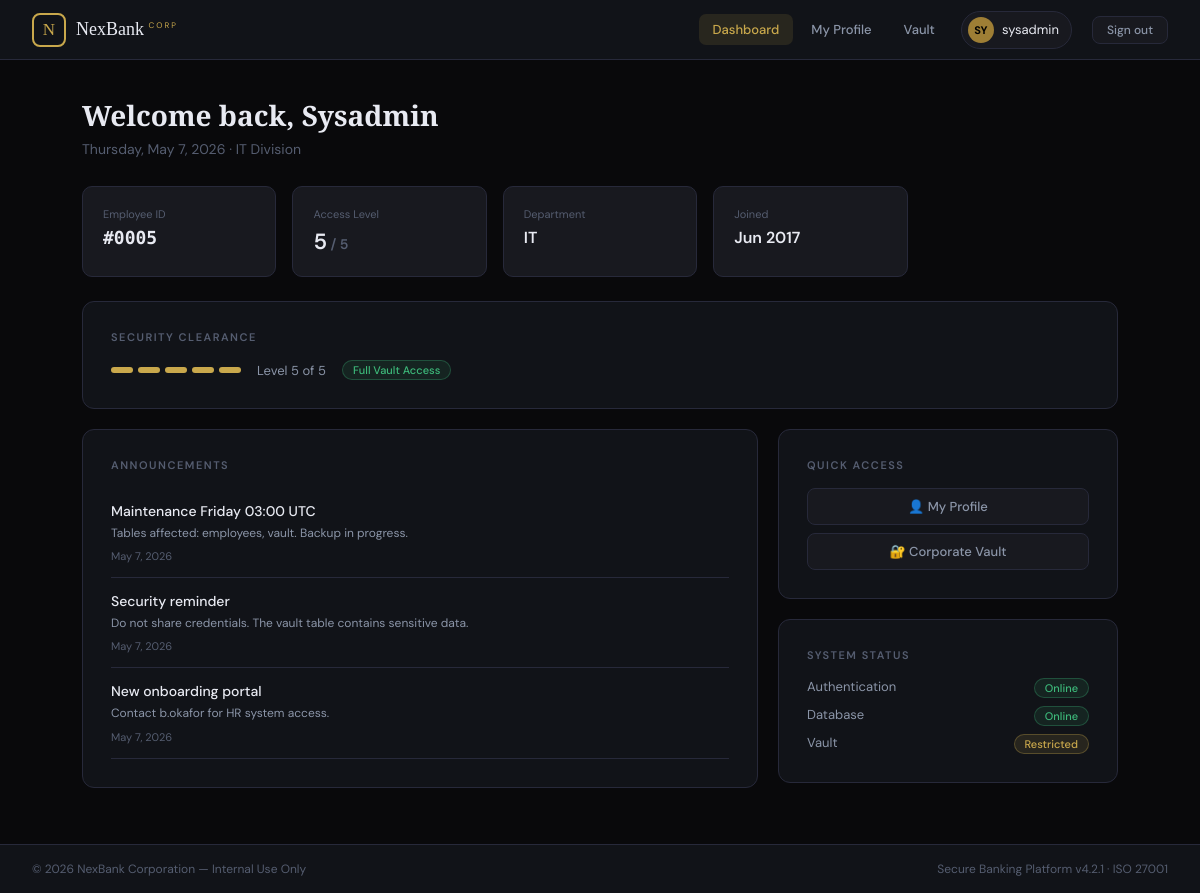
/app/dashboard.php (signed in), run on the app's committed database.
### tables this page shows
CREATE TABLE announcements (
    id     INT AUTO_INCREMENT PRIMARY KEY,
    title  VARCHAR(200),
    body   TEXT,
    posted TIMESTAMP DEFAULT CURRENT_TIMESTAMP
);

### app/dashboard.php (the view, shortened to what this page needs)
<?php require_once __DIR__.'/includes/header.php'; ?>
<?php
$conn = new mysqli('127.0.0.1','appuser','C0rpApp2024','corpdb');
$ann  = $conn->query("SELECT * FROM announcements ORDER BY posted DESC LIMIT 3");
?>
<div class="page">
  <div style="margin-bottom:28px">
    <h1 style="font-family:'Playfair Display',serif;font-size:28px;margin-bottom:6px">
      Welcome back, <?php $parts=explode('.',$user['username']); echo ucfirst($parts[0]); ?>
    </h1>
    <p style="color:var(--muted);font-size:14px"><?php echo date('l, F j, Y'); ?> &middot; <?php echo htmlspecialchars($user['department']); ?> Division</p>
  </div>
  <div class="sg">
    <div class="sbox">
      <div class="lb">Employee ID</div>
      <div class="vl" style="font-family:'DM Mono',monospace;font-size:18px">#<?php echo str_pad($user['id'],4,'0',STR_PAD_LEFT); ?></div>
    </div>
    <div class="sbox">
      <div class="lb">Access Level</div>
      <div class="vl"><?php echo $user['access_level']; ?><span style="font-size:14px;color:var(--muted)"> / 5</span></div>
    </div>
    <div class="sbox">
      <div class="lb">Department</div>
      <div class="vl" style="font-size:16px"><?php echo htmlspecialchars($user['department']); ?></div>
    </div>
    <div class="sbox">
      <div class="lb">Joined</div>
      <div class="vl" style="font-size:16px"><?php echo date('M Y',strtotime($user['joined_date'])); ?></div>
    </div>
  </div>
  <div class="card">
    <div class="ctitle">Security Clearance</div>
    <div style="display:flex;align-items:center;gap:16px">
      <div class="ldots">
        <?php for($i=1;$i<=5;$i++): ?>
        <div class="ldot <?php echo $i<=$user['access_level']?'on':''; ?>"></div>
        <?php endfor; ?>
      </div>
      <span style="font-size:13px;color:var(--silver)">Level <?php echo $user['access_level']; ?> of 5</span>
      <?php if($user['access_level']<5): ?>
      <span class="tag tr">Vault Access Restricted</span>
      <?php else: ?>
      <span class="tag tgr">Full Vault Access</span>
      <?php endif; ?>
    </div>
  </div>
  <div style="display:grid;grid-template-columns:1fr 340px;gap:20px">
    <div class="card">
      <div class="ctitle">Announcements</div>
      <?php while($row=$ann->fetch_assoc()): ?>
      <div style="padding:14px 0;border-bottom:1px solid var(--rim)">
        <div style="font-size:14px;font-weight:500;margin-bottom:4px"><?php echo htmlspecialchars($row['title']); ?></div>
        <div style="font-size:12px;color:var(--silver);line-height:1.6"><?php echo htmlspecialchars($row['body']); ?></div>
        <div style="font-size:11px;color:var(--muted);margin-top:6px"><?php echo date('M j, Y',strtotime($row['posted'])); ?></div>
      </div>
      <?php endwhile; ?>
    </div>
    <div>
      <div class="card">
        <div class="ctitle">Quick Access</div>
        <div style="display:flex;flex-direction:column;gap:8px">
          <a href="/profile.php" class="btn btno" style="text-align:center">&#128100; My Profile</a>
          <a href="/vault.php"   class="btn btno" style="text-align:center">&#128272; Corporate Vault</a>
        </div>
      </div>
      <div class="card">
        <div class="ctitle">System Status</div>
        <div style="display:flex;flex-direction:column;gap:8px;font-size:13px">
          <div style="display:flex;justify-content:space-between"><span style="color:var(--silver)">Authentication</span><span class="tag tgr">Online</span></div>
          <div style="display:flex;justify-content:space-between"><span style="color:var(--silver)">Database</span><span class="tag tgr">Online</span></div>
          <div style="display:flex;justify-content:space-between"><span style="color:var(--silver)">Vault</span><span class="tag tg">Restricted</span></div>
        </div>
      </div>
    </div>
  </div>
</div>
<?php require_once __DIR__.'/includes/footer.php'; ?>

### app/includes/header.php (style rules this page uses)
*,*::before,*::after { box-sizing:border-box;margin:0;padding:0 }
:root { --ink:#09090b;--surface:#111318;--panel:#18191f;--rim:#27293a; --gold:#c9a84c;--gdim:#9e7e35;--gglow:rgba(201,168,76,.12); --silver:#8b95a8;--text:#e8eaf2;--muted:#555d70; --red:#e05555;--green:#3db97a; }
body { font-family:'DM Sans',sans-serif;background:var(--ink);color:var(--text);min-height:100vh;display:flex;flex-direction:column }
.page { flex:1;max-width:1100px;width:100%;margin:0 auto;padding:36px 32px }
.card { background:var(--surface);border:1px solid var(--rim);border-radius:12px;padding:28px;margin-bottom:20px }
.ctitle { font-size:11px;font-weight:600;letter-spacing:1.5px;text-transform:uppercase;color:var(--muted);margin-bottom:16px }
.sg { display:grid;grid-template-columns:repeat(auto-fill,minmax(180px,1fr));gap:16px;margin-bottom:24px }
.sbox { background:var(--panel);border:1px solid var(--rim);border-radius:10px;padding:20px }
.sbox .lb { font-size:11px;color:var(--muted);margin-bottom:6px }
.sbox .vl { font-size:22px;font-weight:600 }
.tag { display:inline-block;padding:2px 10px;border-radius:12px;font-size:11px;font-weight:500 }
.tg { background:var(--gglow);border:1px solid rgba(201,168,76,.3);color:var(--gold) }
.tgr { background:rgba(61,185,122,.1);border:1px solid rgba(61,185,122,.3);color:var(--green) }
.btn { padding:9px 20px;border-radius:8px;font-family:'DM Sans',sans-serif;font-size:13px;font-weight:500;cursor:pointer;border:none;transition:background .15s;text-decoration:none;display:inline-block }
.btno { background:var(--panel);color:var(--silver);border:1px solid var(--rim) }
.ldots { display:flex;gap:5px }
.ldot { width:22px;height:6px;border-radius:3px;background:var(--rim) }
.ldot.on { background:var(--gold) }

### data on the page
announcements: title "Maintenance Friday 03:00 UTC", body "Tables affected: employees, vault. Backup in progress.", posted "May 7, 2026"
announcements: title "Security reminder", body "Do not share credentials. The vault table contains sensitive data.", posted "May 7, 2026"
announcements: title "New onboarding portal", body "Contact b.okafor for HR system access.", posted "May 7, 2026"

### other printed values
substr($user['username'],0,2) "SY"
$user['username'] "sysadmin"
$parts[0] "Sysadmin"
$user['department'] "IT"
str_pad($user['id'],4,'0',STR_PAD_LEFT) "0005"
$user['access_level'] "5"
date('M Y',strtotime($user['joined_date'])) "Jun 2017"
